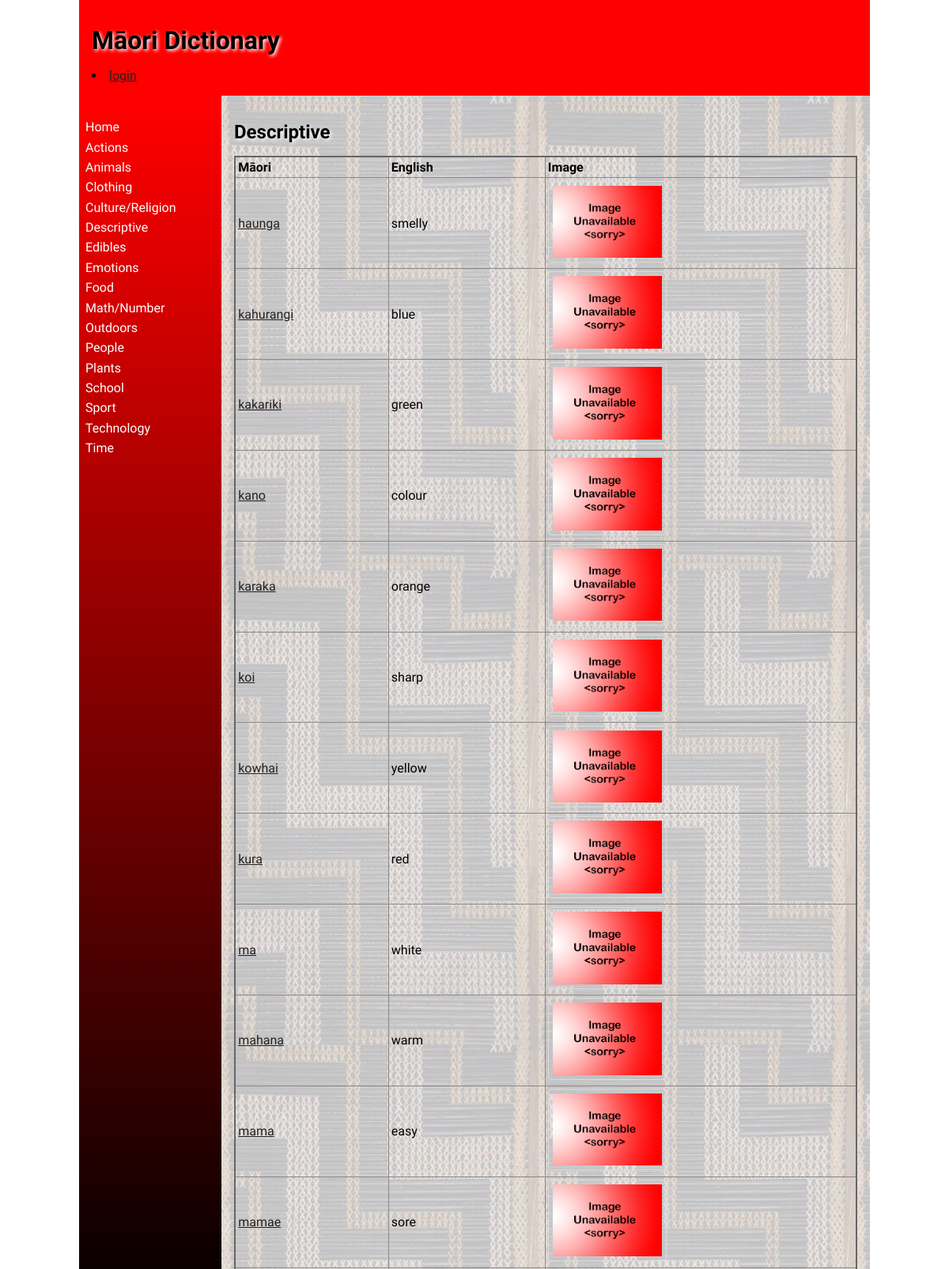
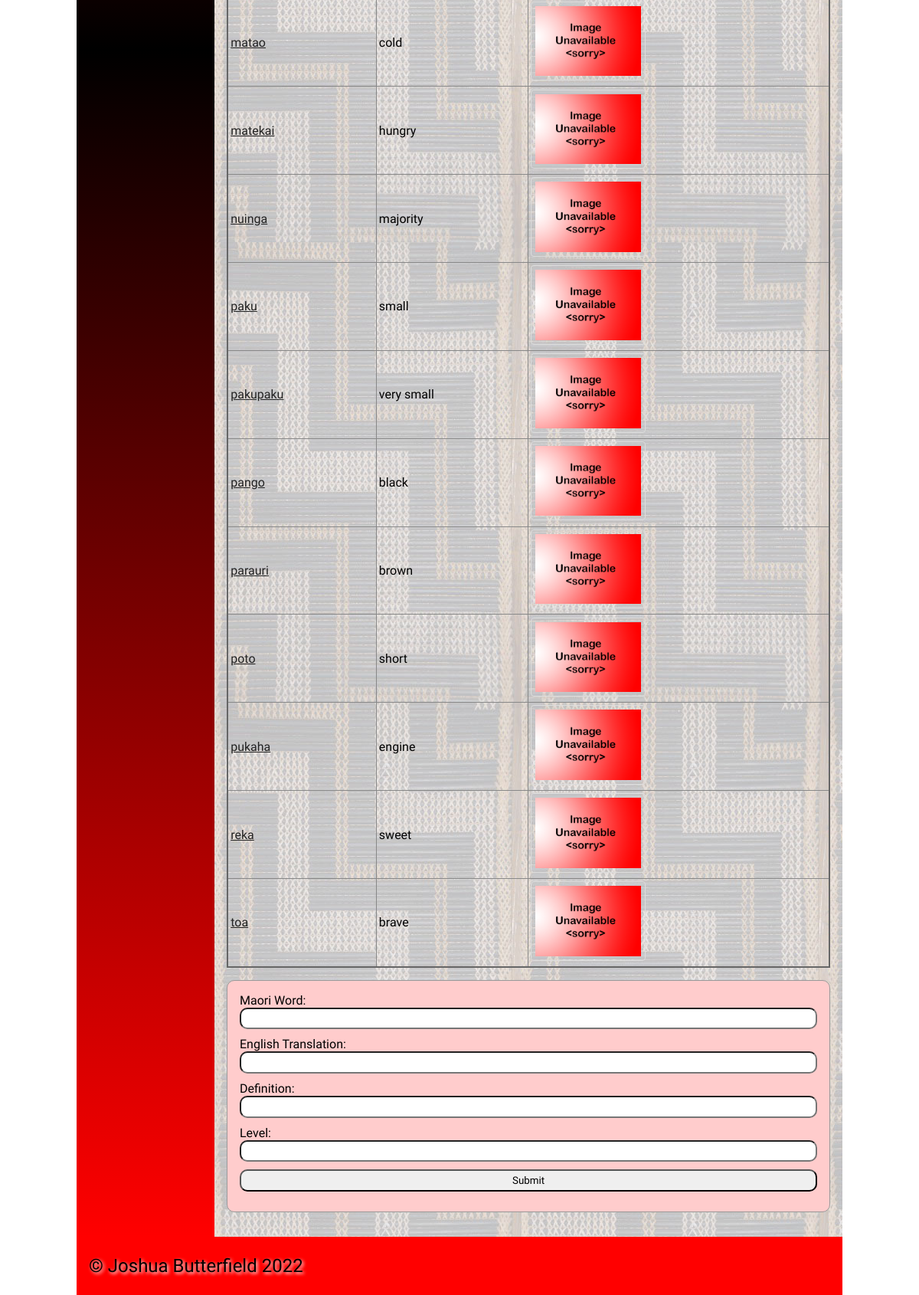
/categories?type=Descriptive, run on the app's committed database (2 pictures, top to bottom).
### tables this page shows
CREATE TABLE categories
(
	id integer
		constraint categories_pk
			primary key autoincrement,
	cat_name varchar(40)
);

CREATE TABLE "dict_data"
(
	id integer
		constraint dict_data_pk
			primary key autoincrement,
	maori varchar(30),
	english varchar(30),
	description varchar(100),
	level integer,
	image varchar(30),
	category varchar(30)
, timestamp datetime);

### app.py (the view, shortened to what this page needs)
@app.route('/categories', methods=['Get', 'Post'])
def categories():
    query = "SELECT cat_name FROM categories"
    con = create_connection(DATABASE)
    cur = con.cursor()
    cur.execute(query, ())
    category = cur.fetchall()
    con.commit()
    con.close()
    con = create_connection(DATABASE)
    category_selected = request.args.get('type')
    query = "SELECT id, maori, english, description, level, image, timestamp FROM dict_data WHERE category = '"+category_selected+"'"
    cur = con.cursor()
    cur.execute(query)
    data_list = cur.fetchall()
    con.commit()
    con.close()
    return render_template('categories.html', dict_list=data_list, logged_in=is_logged_in(), category_selected=category_selected, categories_list=category)

### app.py (called while the page is built)
def create_connection(db_file):
    try:
        connection = sqlite3.connect(db_file)
        connection.execute('pragma foreign_keys=ON')
        return connection
    except Error as e:
        print(e)
    return None

def is_logged_in():
    if session.get("email") is None:
        print("Not logged in")
        return False
    else:
        print("Logged in")
        return True

### templates/categories.html (shortened to what this page needs)
{% extends 'base.html' %}
{% block main %}
    <h2> {{ category_selected }}</h2>
    <table class="table">
        <thead>
            <tr>
                <td><strong>Māori</strong></td>
                <td><strong>English</strong></td>
                <td><strong>Image</strong></td>
            </tr>
        </thead>
        <tbody>
        {% for dict_data in dict_list %}
            <tr>
                <td><a href="{{ url_for('render_word', type=dict_data[1]) }}">{{dict_data[1]}}</a></td>
                <td>{{dict_data[2]}}</td>
                <td><img src="/static/images/{{ dict_data[5] }}"></td>
            </tr>
        {% endfor %}
        </tbody>
    </table>
    <form class="dataForm" method="post">
        <div class="form-group">
            <div class ="form-label"> Maori Word:</div>
            <div class="form-element"><input type="text" id="maori" name="maori"></div>
        </div>
        <div class="form-group">
            <div class ="form-label"> English Translation:</div>
            <div class="form-element"><input type="text" id="english" name="english"></div>
        </div>
        <div class="form-group">
            <div class ="form-label"> Definition:</div>
            <div class="form-element"><input type="text" id="description" name="description"></div>
        </div>
        <div class="form-group">
            <div class ="form-label"> Level:</div>
            <div class="form-element"><input type="text" id="level" name="level"></div>
        </div>
        <div class="form-group">
            <input type="submit" value="Submit">
        </div>
    </form>
{% endblock %}

### templates/base.html (shortened to what this page needs)
<!doctype html>
<html lang="en">
<head>
	<link href="{{ url_for('static', filename='css/style.css') }}" rel="stylesheet">
</head>
<body>
	<div id="container">
		<header>
			<h1>{% block heading %}Māori Dictionary{% endblock %}</h1>
            {% if logged_in %}
                <li><a href="\logout">logout</a></li>
            {% else %}
                <li><a href="\login">login</a></li>
            {% endif %}
		</header>
		<nav>
			<ul>
                <li><a href="\">Home</a></li>
				{% for i in categories_list %}
					<li><a href="{{ url_for('categories', type=i) }}">{{ i[0] }}</a></li>
				{% endfor %}
			</ul>
		</nav>
		<main>
            {% block main%}{% endblock %}
        </main>
		<footer>
			<p>
				&copy; Joshua Butterfield 2022
			</p>
		</footer>
	</div>
</body>
</html>

### static/css/style.css (style rules this page uses)
* { font-family: Comfortaa, sans-serif; margin: 0; padding: 0; box-sizing: border-box; }
#container { display: grid; grid-template-columns: 75px auto; grid-template-areas: 'nav header' 'main main' 'footer footer'; }
header { grid-area: header; background-color: #f00; padding: 1rem; }
nav { grid-area: nav; }
main { grid-area: main; padding: 1rem; background-color: #edd; }
h1, h2, h3, h4 { padding: 1rem 0; font-family: 'Suez One', serif; color: #000; text-shadow: 2px 2px 4px #fff; }
p { padding: 0.5rem 0; }
a { color: #222; }
img { border: 1px solid #ddd; border-radius: 4px; padding: 5px; width: 150px; }
.dataForm { margin: 1rem 0; border: 1px solid #999; padding: 1rem; background-color: #fcc; border-radius: 10px; }
.dataForm input, textarea { width: 100%; border-radius: 10px; padding: 0.3rem; margin-bottom: 10px; }
table { width: 100%; border: 2px solid #666; border-collapse: collapse; }
th, td { border: 1px solid #888; padding: 0.2rem; text-align: left; }
footer { grid-area: footer; padding: 1rem; background-color: #f00; }
footer p { color: #000; text-shadow: 2px 2px 4px #fff; font-size: 1.5rem; }
@media only screen and (min-width: 768px) { #container { grid-template-columns: 180px auto; grid-template-areas: 'header header' 'nav main' 'footer footer'; } }
@media only screen and (min-width: 768px) { nav { background: linear-gradient(180deg, rgba(255,0,0,1) 0%, rgba(0, 0, 0, 1) 50%, rgba(255,0,0,1) 100%); padding: 0.5rem; } }
@media only screen and (min-width: 768px) { nav ul { list-style: none; } }
@media only screen and (min-width: 768px) { nav li { padding: 0.2rem 0; } }
@media only screen and (min-width: 768px) { nav a { color: #fff; text-decoration: none; } }
@media only screen and (min-width: 768px) { main { background-image: url('/poutama.jpg'); } }
@media only screen and (min-width: 1000px) { #container { width: 1000px; margin: auto; } }

### data on the page
categories: cat_name "Actions"
categories: cat_name "Animals"
categories: cat_name "Clothing"
categories: cat_name "Culture/Religion"
categories: cat_name "Descriptive"
categories: cat_name "Edibles"
categories: cat_name "Emotions"
categories: cat_name "Food"
categories: cat_name "Math/Number"
categories: cat_name "Outdoors"
categories: cat_name "People"
categories: cat_name "Plants"
categories: cat_name "School"
categories: cat_name "Sport"
categories: cat_name "Technology"
categories: cat_name "Time"
dict_data: maori "haunga", english "smelly", image (placeholder picture)
dict_data: maori "kahurangi", english "blue", image (placeholder picture)
dict_data: maori "kakariki", english "green", image (placeholder picture)
dict_data: maori "kano", english "colour", image (placeholder picture)
dict_data: maori "karaka", english "orange", image (placeholder picture)
dict_data: maori "koi", english "sharp", image (placeholder picture)
dict_data: maori "kowhai", english "yellow", image (placeholder picture)
dict_data: maori "kura", english "red", image (placeholder picture)
dict_data: maori "ma", english "white", image (placeholder picture)
dict_data: maori "mahana", english "warm", image (placeholder picture)
dict_data: maori "mama", english "easy", image (placeholder picture)
dict_data: maori "mamae", english "sore", image (placeholder picture)
dict_data: maori "matao", english "cold", image (placeholder picture)
dict_data: maori "matekai", english "hungry", image (placeholder picture)
dict_data: maori "nuinga", english "majority", image (placeholder picture)
dict_data: maori "paku", english "small", image (placeholder picture)
dict_data: maori "pakupaku", english "very small", image (placeholder picture)
dict_data: maori "pango", english "black", image (placeholder picture)
dict_data: maori "parauri", english "brown", image (placeholder picture)
dict_data: maori "poto", english "short", image (placeholder picture)
dict_data: maori "pukaha", english "engine", image (placeholder picture)
dict_data: maori "reka", english "sweet", image (placeholder picture)
dict_data: maori "toa", english "brave", image (placeholder picture)

### other printed values
{{ category_selected }} "Descriptive"
